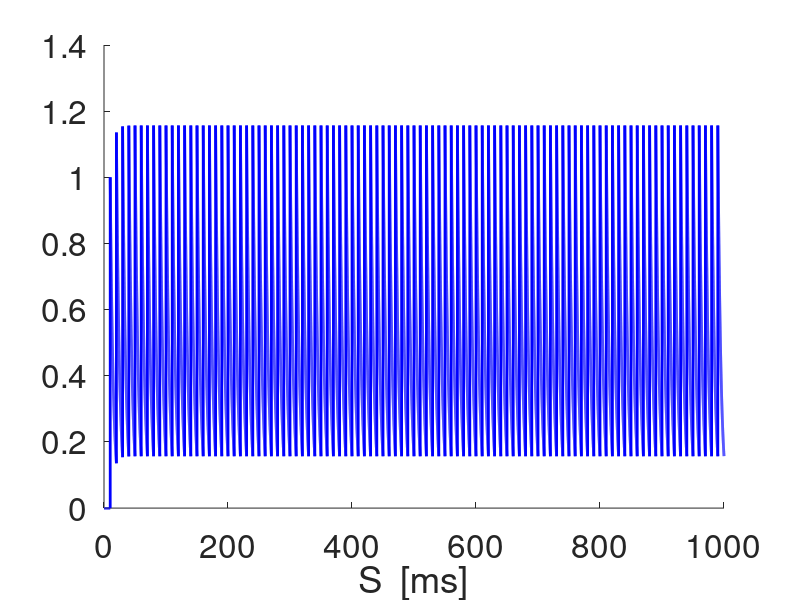
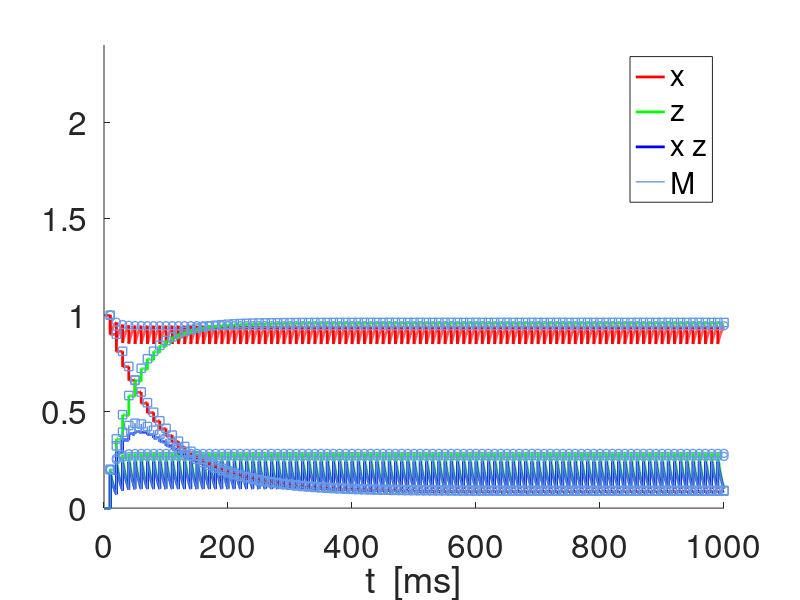
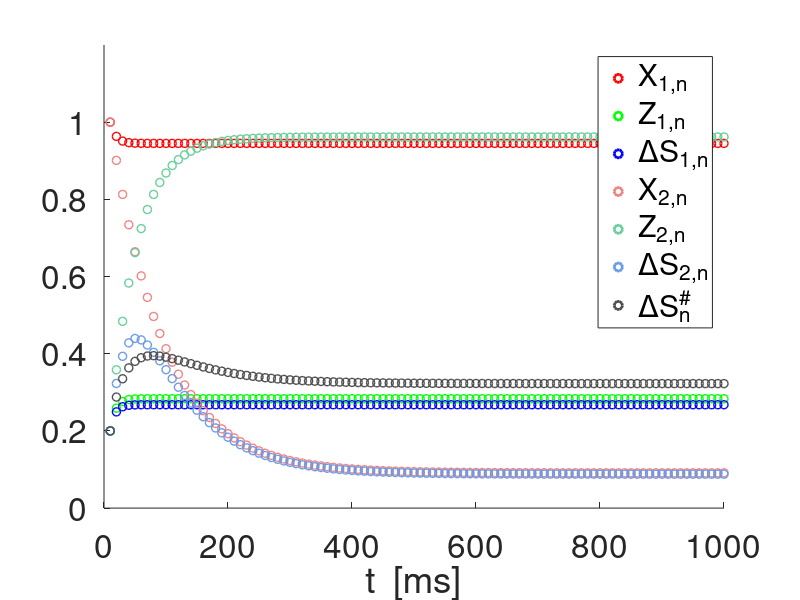
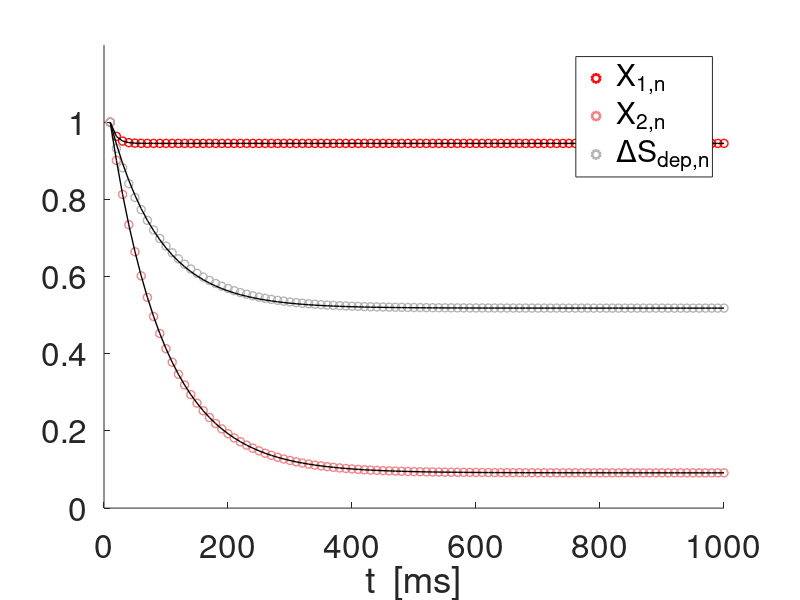

Reproduce these figures in MATLAB, in order.
% 2021-06-22

% % Synaptic depression and facilitation models 
% (Dayan & Abbott, see Ermentrout & Terman book, Chapter 7) 

% Extension of the standard synaptic depression-facilitation models to
% include two depression-facilitation processes interacting at the filter
% level. 

% Based on SynapticShortTermPlasticity_ToyModels.m (for the single
% depression-facilitation process)

% Cross-interactions model
%
% Delta S_n = ((1-etadep)*X_{1,n}+etadep*X_{2,n})*((1-etafac)*Z_{1,n}+etafac*Z_{2,n})

clearvars;
close all;

KSE = 2;
        % 1: Single set of depression-facilitation processes 
        %    It always shows this case
        % 2: Dependence of the filter time scales with the single-event
        % time scale tau_{dep,2}

lightblueish = [.4 .6 .9];
lightcoral = [0.94 0.5 0.5];
lightsalmon = [0.9 0.5 0.4];
mediumacquamarine = [0.4 0.8 0.6];
lightgray = [.7 .7 .7];
darkgray = [.3 .3 .3];
darkgray2 = [.1 .1 .1];

% Functions

Q=@(a,tau,Delta) (1-a).*exp(-Delta/tau);
Xbar=@(a,tau,Delta,Xinf) (1-exp(-Delta/tau))*Xinf./(1-(1-a).*exp(-Delta/tau));
Zbar=@(a,tau,Delta,Zinf) ((1-exp(-Delta/tau))*(1-a)*Zinf+a)./(1-(1-a).*exp(-Delta/tau));


% Parameters

taudec = 5;
adep = 0.1;
afac = 0.2;
Xinf = 1;
Zinf = 0;

taudep1 = 10;
taufac1 = 10;

taudep2 = 1000;
taufac2 = 1000;

etadep = 0.5;
etafac = 0.5;

% Time definitions

Tmax = 1000;
dt = 0.01;
t = 0:dt:Tmax;

% Input spike definitions

SpkFreqin = 100;
SpkPerin = 1000/SpkFreqin;
Nspk = floor(Tmax/SpkPerin);
tspk = (1:Nspk)*SpkPerin;



% Synaptic dynamics (no short-term plasticity)

S = zeros(1,length(t));

jspk = 1;
for j=1:length(t)-1
    k1s = -S(j)/taudec;
    as = S(j)+k1s*dt;
    k2s = -as/taudec;
    S(j+1) = S(j)+(k1s+k2s)*dt/2;
    if t(j)> tspk(jspk)
        S(j+1) = S(j+1)+1;
        jspk = jspk+1;
    end
end

figure
hold on
plot(t,S,'-b','linewidth',2);
set(gca,'fontsize',24);
xlabel('t  [ms]');
xlabel('S  [ms]');

% Synaptic short-term plasticity

x1 = zeros(1,length(t));
z1 = zeros(1,length(t));
x2 = zeros(1,length(t));
z2 = zeros(1,length(t));

x1(1) = 1;
z1(1) = 0;
x2(1) = 1;
z2(1) = 0;
jspk = 1;
for j=1:length(t)-1
    k1x1 = (Xinf-x1(j))/taudep1;
    k1z1 = (Zinf-z1(j))/taufac1;
    k1x2 = (Xinf-x2(j))/taudep2;
    k1z2 = (Zinf-z2(j))/taufac2;
    ax1 = x1(j)+k1x1*dt;
    az1 = z1(j)+k1z1*dt;
    ax2 = x2(j)+k1x2*dt;
    az2 = z2(j)+k1z2*dt;
    k2x1 = (Xinf-ax1)/taudep1;
    k2z1 = (Zinf-az1)/taufac1;
    k2x2 = (Xinf-ax2)/taudep2;
    k2z2 = (Zinf-az2)/taufac2;
    x1(j+1) = x1(j)+(k1x1+k2x1)*dt/2;
    z1(j+1) = z1(j)+(k1z1+k2z1)*dt/2;
    x2(j+1) = x2(j)+(k1x2+k2x2)*dt/2;
    z2(j+1) = z2(j)+(k1z2+k2z2)*dt/2;
    if t(j)>= tspk(jspk)
        x1(j+1) = x1(j+1)-adep*x1(j);
        z1(j+1) = z1(j+1)+afac*(1-z1(j+1));
        x2(j+1) = x2(j+1)-adep*x2(j);
        z2(j+1) = z2(j+1)+afac*(1-z2(j+1));
        jspk = jspk+1;
    end
end

m1 = zeros(1,length(t));
m2 = zeros(1,length(t));
mx = zeros(1,length(t));
for j=2:length(t)
    mx(j) = ((1-etadep)*x1(j-1)+etadep*x2(j-1))*((1-etafac)*z1(j)+etafac*z2(j));
    m1(j) = x1(j-1)*z1(j);
    m2(j) = x2(j-1)*z2(j);
end

figure
hold on
plot(t,x1,'-r','linewidth',2);
plot(t,z1,'-g','linewidth',2);
plot(t,x1.*z1,'-b','linewidth',2);
plot(t,m1,'-','Color',lightblueish,'linewidth',1);
plot(t,x2,'-r','linewidth',2);
plot(t,z2,'-g','linewidth',2);
plot(t,x2.*z2,'-b','linewidth',2);
plot(t,m2,'-','Color',lightblueish,'linewidth',1);
axis([0 Tmax 0 2.4]);
set(gca,'fontsize',24);
xlabel('t  [ms]');
legend('x','z','x z','M');



% Sequence of peaks computed from the analytical solutions to the
% % differential equations using the previous sequence values to generate the
% current ones (instead of the previous values in the differential
% equation discretization). 


Dtatspkin = SpkPerin;
Tspkmax = floor(Tmax/SpkPerin);
tspk = SpkPerin:SpkPerin:Tspkmax*SpkPerin;
jspk = floor(tspk/dt);

Pdep1 =  exp(-Dtatspkin/taudep1);
Pfac1 =  exp(-Dtatspkin/taufac1);
Pdep2 =  exp(-Dtatspkin/taudep2);
Pfac2 =  exp(-Dtatspkin/taufac2);
X1 = zeros(1,Tspkmax);
Z1 = zeros(1,Tspkmax);
Zaux1 = zeros(1,Tspkmax);
X2 = zeros(1,Tspkmax);
Z2 = zeros(1,Tspkmax);
Zaux2 = zeros(1,Tspkmax);
X1(1) = 1;
Z1(1) = afac;
X2(1) = 1;
Z2(1) = afac;
for j=1:Tspkmax-1
    X1(j+1) = Xinf+((1-adep)*X1(j)-Xinf)*Pdep1;       
    Z1(j+1) = (1-afac)*(Zinf+(Z1(j)-Zinf)*Pfac1)+afac;
    X2(j+1) = Xinf+((1-adep)*X2(j)-Xinf)*Pdep2;       
    Z2(j+1) = (1-afac)*(Zinf+(Z2(j)-Zinf)*Pfac2)+afac;
end
X1fp = (1-Pdep1)*Xinf/(1-(1-adep)*Pdep1);
Z1fp = ((1-Pfac1)*(1-afac)*Zinf+afac)/(1-(1-afac)*Pfac1);
X2fp = (1-Pdep2)*Xinf/(1-(1-adep)*Pdep2);
Z2fp = ((1-Pfac2)*(1-afac)*Zinf+afac)/(1-(1-afac)*Pfac2);


M1 = X1.*Z1;
M2 = X2.*Z2;
Mcross_dep = ((1-etadep)*X1+etadep*X2);
Mcross_fac = ((1-etafac)*Z1+etafac*Z2);
Mcross = Mcross_dep.*Mcross_fac;

plot(tspk,X1,'o','Color',lightblueish,'linewidth',1);
plot(tspk,Z1,'o','Color',lightblueish,'linewidth',1);
plot(tspk,M1,'o','Color',lightblueish,'linewidth',1);
plot(tspk,X2,'s','Color',lightblueish,'linewidth',1);
plot(tspk,Z2,'s','Color',lightblueish,'linewidth',1);
plot(tspk,M2,'s','Color',lightblueish,'linewidth',1);
legend('x','z','x z','M');

figure
hold on
plot(-100,-100,'or','linewidth',2);
plot(-100,-100,'og','linewidth',2);
plot(-100,-100,'ob','linewidth',2);
plot(-100,-100,'o','Color',lightcoral,'linewidth',2);
plot(-100,-100,'o','Color',mediumacquamarine,'linewidth',2);
plot(-100,-100,'o','Color',lightblueish,'linewidth',2);
plot(-100,-100,'o','Color',darkgray,'linewidth',2);
plot(tspk,X1,'or','linewidth',1);
plot(tspk,Z1,'og','linewidth',1);
plot(tspk,M1,'ob','linewidth',1);
plot(tspk,X2,'o','Color',lightcoral,'linewidth',1);
plot(tspk,Z2,'o','Color',mediumacquamarine,'linewidth',1);
plot(tspk,M2,'o','Color',lightblueish,'linewidth',1);
plot(tspk,Mcross,'o','Color',darkgray,'linewidth',1);
axis([0 Tmax 0  1.2]);
set(gca,'fontsize',24);
xlabel('t  [ms]');
%legend('X_n','Z_n','\DeltaS_n');
legend('X_{1,n}','Z_{1,n}','\DeltaS_{1,n}','X_{2,n}','Z_{2,n}','\DeltaS_{2,n}','\DeltaS_n^#');


% Approximation of the Peak sequences by the toy model functions
% F = A+(1-A)*exp(-(t-tspk(1))/sigmadep)
% G = B*(1-C*exp(-(t-tspk(1))/sigmadep)

Mcross_depfp = ((1-etadep)*X1fp+etadep*X2fp);
Mcross_facfp = ((1-etafac)*Z1fp+etafac*Z2fp);

% X1, X2, Mcross_dep 

Fcut1 = 0.5*(X1(1)-X1fp)+X1fp;
for k=2:length(tspk)
    if X1(k)<Fcut1
        kaux = k;    
        break
    end
end
sgmadep1 = (tspk(kaux)-tspk(1))/log((1-X1fp)/(X1(kaux)-X1fp));
F1 = X1fp+(1-X1fp)*exp(-(tspk-tspk(1))/sgmadep1);
E_F1 = sum((X1-F1).^2);

Fcut2 = 0.5*(X2(1)-X2fp)+X2fp;
for k=2:length(tspk)
    if X2(k)<Fcut2
        kaux = k;    
        break
    end
end
sgmadep2 = (tspk(kaux)-tspk(1))/log((1-X2fp)/(X2(kaux)-X2fp));
F2 = X2fp+(1-X2fp)*exp(-(tspk-tspk(1))/sgmadep2);
E_F2 = sum((X2-F2).^2);


Fcut_cross = 0.5*(Mcross_dep(1)-Mcross_depfp)+Mcross_depfp;
for k=2:length(tspk)
    if Mcross_dep(k)<Fcut_cross
        kaux=k;
        break;
    end
end
sgmadepcross = (tspk(kaux)-tspk(1))/log((1-Mcross_depfp)/(Mcross_dep(kaux)-Mcross_depfp));
Fcross = Mcross_depfp+(1-Mcross_depfp)*exp(-(tspk-tspk(1))/sgmadepcross);
E_Fcross = sum((Mcross_dep-Fcross).^2);


% Z1, Z2, Mcross_fac 

Gcut1 = 0.5*(Z1fp-Z1(1))+Z1(1);
for k=2:length(tspk)
    if Z1(k)>Gcut1
        kaux = k;    
        break
    end
end
C1 = 1-afac/Z1fp;
sgmafac1 = (tspk(kaux)-tspk(1))/log(Z1fp*C1/(Z1fp-Z1(kaux)));
G1 = Z1fp*(1-C1*exp(-(tspk-tspk(1))/sgmafac1));
E_G1 = sum((Z1-G1).^2);

Gcut2 = 0.5*(Z2fp-Z2(1))+Z2(1);
for k=2:length(tspk)
    if Z2(k)>Gcut2
        kaux = k;    
        break
    end
end
C2 = 1-afac/Z2fp;
sgmafac2 = (tspk(kaux)-tspk(1))/log(Z2fp*C2/(Z2fp-Z2(kaux)));
G2 = Z2fp*(1-C2*exp(-(tspk-tspk(1))/sgmafac2));
E_G2 = sum((Z2-G2).^2);

Gcut_cross = 0.5*(Mcross_facfp-Mcross_fac(1))+Mcross_fac(1);
for k=2:length(tspk)
    if Mcross_fac(k)>Gcut_cross
        kaux = k;    
        break
    end
end
Ccross = 1-afac/Mcross_facfp;
sgmafaccross = (tspk(kaux)-tspk(1))/log(Mcross_facfp*Ccross/(Mcross_facfp-Mcross_fac(kaux)));
Gcross = Mcross_facfp*(1-Ccross*exp(-(tspk-tspk(1))/sgmafaccross));
E_Gcross = sum((Mcross_fac-Gcross).^2);

FGcross = ((1-etadep)*F1+etadep*F2).*((1-etafac)*G1+etafac*G2);

[E_F1 E_F2 E_Fcross E_G1 E_G2 E_Gcross]

figure
hold on
plot(-100,-100,'or','linewidth',2);
%plot(-100,-100,'og','linewidth',2);
%plot(-100,-100,'ob','linewidth',2);
plot(-100,-100,'o','Color',lightcoral,'linewidth',2);
%plot(-100,-100,'o','Color',mediumacquamarine,'linewidth',2);
%plot(-100,-100,'o','Color',lightblueish,'linewidth',2);
plot(-100,-100,'o','Color',lightgray,'linewidth',2);
plot(tspk,X1,'or','linewidth',1);
%plot(tspk,Z1,'og','linewidth',1);
%plot(tspk,M1,'ob','linewidth',1);
plot(tspk,X2,'o','Color',lightcoral,'linewidth',1);
%plot(tspk,Z2,'o','Color',mediumacquamarine,'linewidth',1);
%plot(tspk,M2,'o','Color',lightblueish,'linewidth',1);
plot(tspk,Mcross_dep,'o','Color',lightgray,'linewidth',1);
axis([0 Tmax 0  1.2]);
set(gca,'fontsize',24);
xlabel('t  [ms]');
plot(tspk,F1,'-k','linewidth',1);
plot(tspk,F2,'-k','linewidth',1);
plot(tspk,Fcross,'-k','linewidth',1);
legend('X_{1,n}','X_{2,n}','\DeltaS_{dep,n}');

figure
hold on
%plot(-100,-100,'or','linewidth',2);
plot(-100,-100,'og','linewidth',2);
%plot(-100,-100,'ob','linewidth',2);
%plot(-100,-100,'o','Color',lightcoral,'linewidth',2);
plot(-100,-100,'o','Color',mediumacquamarine,'linewidth',2);
%plot(-100,-100,'o','Color',lightblueish,'linewidth',2);
plot(-100,-100,'o','Color',lightgray,'linewidth',2);
%plot(tspk,X1,'or','linewidth',1);
plot(tspk,Z1,'og','linewidth',1);
%plot(tspk,M1,'ob','linewidth',1);
%plot(tspk,X2,'o','Color',lightcoral,'linewidth',1);
plot(tspk,Z2,'o','Color',mediumacquamarine,'linewidth',1);
%plot(tspk,M2,'o','Color',lightblueish,'linewidth',1);
plot(tspk,Mcross_fac,'o','Color',lightgray,'linewidth',1);
axis([0 Tmax 0  1.2]);
set(gca,'fontsize',24);
xlabel('t  [ms]');
plot(tspk,G1,'-k','linewidth',1);
plot(tspk,G2,'-k','linewidth',1);
plot(tspk,Gcross,'-k','linewidth',1);
legend('Z_{1,n}','Z_{2,n}','\DeltaS_{fac,n}');

figure
hold on
%plot(-100,-100,'or','linewidth',2);
%plot(-100,-100,'og','linewidth',2);
plot(-100,-100,'ob','linewidth',2);
%plot(-100,-100,'o','Color',lightcoral,'linewidth',2);
%plot(-100,-100,'o','Color',mediumacquamarine,'linewidth',2);
plot(-100,-100,'o','Color',lightblueish,'linewidth',2);
plot(-100,-100,'o','Color',lightgray,'linewidth',2);
%plot(tspk,X1,'or','linewidth',1);
%plot(tspk,Z1,'og','linewidth',1);
plot(tspk,M1,'ob','linewidth',1);
%plot(tspk,X2,'o','Color',lightcoral,'linewidth',1);
%plot(tspk,Z2,'o','Color',mediumacquamarine,'linewidth',1);
plot(tspk,M2,'o','Color',lightblueish,'linewidth',1);
plot(tspk,Mcross,'o','Color',lightgray,'linewidth',1);
axis([0 Tmax 0  1.2]);
set(gca,'fontsize',24);
xlabel('t  [ms]');
plot(tspk,F1.*G1,'-k','linewidth',1);
plot(tspk,F2.*G2,'-k','linewidth',1);
plot(tspk,FGcross,'-k','linewidth',1);
legend('\Delta S_{1,n} = X_{1,n} Z_{1,n}','\Delta S_{2,n} = X_{2,n} Z_{2,n}','\DeltaS_{n}^\times    = \Delta S_{dep,n} \Delta S_{fac,n}');

if KSE == 2
    
    SpkFreqin = 100;
    SpkPerin = 1000/SpkFreqin;
    Nspk = floor(Tmax/SpkPerin);
    tspk = (1:Nspk)*SpkPerin;

    Dtatspkin = SpkPerin;
    Tspkmax = floor(Tmax/SpkPerin);
    tspk = SpkPerin:SpkPerin:Tspkmax*SpkPerin;
     jspk = floor(tspk/dt);
  
    taudep1 = 500;
    taudep2vec = 10:10:1000;
    taufac1 = 100;
    taufac2vec = 10:10:1000;
    
    Pdep1 =  exp(-Dtatspkin/taudep1);
    Pfac1 =  exp(-Dtatspkin/taufac1);

    sgmadep2vec = zeros(1,length(taudep2vec));
    sgmafac2vec = zeros(1,length(taufac2vec));
    sgmadepcrossvec = zeros(1,length(taudep2vec));
    sgmafaccrossvec = zeros(1,length(taufac2vec));
    
    X1 = zeros(1,Tspkmax);
    Z1 = zeros(1,Tspkmax);
    Zaux1 = zeros(1,Tspkmax);
    X2 = zeros(1,Tspkmax);
    Z2 = zeros(1,Tspkmax);
    Zaux2 = zeros(1,Tspkmax);
    
    X1(1) = 1;
    Z1(1) = afac;
    X2(1) = 1;
    Z2(1) = afac;
    
    for j=1:Tspkmax-1
        X1(j+1) = Xinf+((1-adep)*X1(j)-Xinf)*Pdep1;       
        Z1(j+1) = (1-afac)*(Zinf+(Z1(j)-Zinf)*Pfac1)+afac;
    end
    X1fp = (1-Pdep1)*Xinf/(1-(1-adep)*Pdep1);
    Z1fp = ((1-Pfac1)*(1-afac)*Zinf+afac)/(1-(1-afac)*Pfac1);
    
    Fcut1 = 0.5*(X1(1)-X1fp)+X1fp;
    for k=2:length(tspk)
        if X1(k)<Fcut1
            kaux = k;    
            break
        end
    end
    sgmadep1 = (tspk(kaux)-tspk(1))/log((1-X1fp)/(X1(kaux)-X1fp));
    F1 = X1fp+(1-X1fp)*exp(-(tspk-tspk(1))/sgmadep1);
    E_F1 = sum((X1-F1).^2);

    for l=1:length(taudep2vec)
        taudep2 = taudep2vec(l);      
        Pdep2 =  exp(-Dtatspkin/taudep2);
        for j=1:Tspkmax-1
            X2(j+1) = Xinf+((1-adep)*X2(j)-Xinf)*Pdep2;       
        end
        X2fp = (1-Pdep2)*Xinf/(1-(1-adep)*Pdep2);      
        Mcross_depfp = ((1-etadep)*X1fp+etadep*X2fp);
        Mcross_dep = ((1-etadep)*X1+etadep*X2);       
        
        Fcut2 = 0.5*(X2(1)-X2fp)+X2fp;
        for k=2:length(tspk)
            if X2(k)<Fcut2
                kaux = k;    
                break
            end
        end
        sgmadep2 = (tspk(kaux)-tspk(1))/log((1-X2fp)/(X2(kaux)-X2fp));
        F2 = X2fp+(1-X2fp)*exp(-(tspk-tspk(1))/sgmadep2);
        E_F2 = sum((X2-F2).^2);

        Fcut_cross = 0.5*(Mcross_dep(1)-Mcross_depfp)+Mcross_depfp;
        for k=2:length(tspk)
            if Mcross_dep(k)<Fcut_cross
                kaux=k;
                break;
            end
        end
        sgmadepcross = (tspk(kaux)-tspk(1))/log((1-Mcross_depfp)/(Mcross_dep(kaux)-Mcross_depfp));
        Fcross = Mcross_depfp+(1-Mcross_depfp)*exp(-(tspk-tspk(1))/sgmadepcross);
        E_Fcross = sum((Mcross_dep-Fcross).^2);
         
        sgmadep2vec(l) = sgmadep2;
        sgmadepcrossvec(l) = sgmadepcross;
        
        %[l E_F1 E_F2 E_Fcross]
        
    end
    
    for l=1:length(taudep2vec)
        taufac2 = taufac2vec(l);
        Pfac2 =  exp(-Dtatspkin/taufac2); 
        for j=1:Tspkmax-1      
            Z2(j+1) = (1-afac)*(Zinf+(Z2(j)-Zinf)*Pfac2)+afac;
        end
        Z2fp = ((1-Pfac2)*(1-afac)*Zinf+afac)/(1-(1-afac)*Pfac2);
        Mcross_facfp = ((1-etafac)*Z1fp+etafac*Z2fp);
        Mcross_fac = ((1-etafac)*Z1+etafac*Z2);
        Gcut2 = 0.5*(Z2fp-Z2(1))+Z2(1);
        for k=2:length(tspk)
            if Z2(k)>Gcut2
                kaux = k;    
                break
            end
        end
        C2 = 1-afac/Z2fp;
        sgmafac2 = (tspk(kaux)-tspk(1))/log(Z2fp*C2/(Z2fp-Z2(kaux)));
        G2 = Z2fp*(1-C2*exp(-(tspk-tspk(1))/sgmafac2));
        E_G2 = sum((Z2-G2).^2);
        Gcut_cross = 0.5*(Mcross_facfp-Mcross_fac(1))+Mcross_fac(1);
        for k=2:length(tspk)
            if Mcross_fac(k)>Gcut_cross
                kaux = k;    
                break
            end
        end
        Ccross = 1-afac/Mcross_facfp;
        sgmafaccross = (tspk(kaux)-tspk(1))/log(Mcross_facfp*Ccross/(Mcross_facfp-Mcross_fac(kaux)));
        Gcross = Mcross_facfp*(1-Ccross*exp(-(tspk-tspk(1))/sgmafaccross));
        E_Gcross = sum((Mcross_fac-Gcross).^2);

        sgmafac2vec(l) = sgmafac2;
        sgmafaccrossvec(l) = sgmafaccross;

        % [E_G1 E_G2 E_Gcross]
end
    
    
    figure
    hold on
    plot(-100,-100,'ob','linewidth',2);
    plot(-100,-100,'or','linewidth',2);
    plot(-100,-100,'o','Color',lightgray,'linewidth',2);
    plot(taudep2vec,sgmadep1*ones(1,length(sgmadep2vec)),'o','Color',lightgray)
    plot(taudep2vec,sgmadepcrossvec,'ob')
    plot(taudep2vec,sgmadep2vec,'or')  
    axis([0 1000 0 100])
    set(gca,'fontsize',24);
    xlabel('\tau_{dep,2}');
    legend('\sigma_{d}^\times','\sigma_{d,2}','\sigma_{d,1}');
    
    figure
    hold on
    plot(-100,-100,'ob','linewidth',2);
    plot(-100,-100,'or','linewidth',2);
    plot(-100,-100,'o','Color',lightgray,'linewidth',2);
    plot(taufac2vec,sgmafac1*ones(1,length(sgmafac2vec)),'o','Color',lightgray)
    plot(taufac2vec,sgmafaccrossvec,'ob')
    plot(taufac2vec,sgmafac2vec,'or')   
    axis([0 1000 0 100])
    set(gca,'fontsize',24);
    xlabel('\tau_{dep,2}');
    legend('\sigma_{f}^\times','\sigma_{f,2}','\sigma_{f,1}');
    
    sgmadepplusfac2vec = (1./sgmadep2vec+1./sgmafac2vec).^-1;
    sgmadepplusfac1vec = (1./sgmadep1+1./sgmafac1).^-1;
    sgmadepplusfaccrossvec = (1./sgmadepcrossvec+1./sgmafaccrossvec).^-1;
    
    figure
    hold on
    plot(-100,-100,'ob','linewidth',2);
    plot(-100,-100,'or','linewidth',2); 
    plot(-100,-100,'o','Color',lightgray,'linewidth',2);
    plot(taufac2vec,sgmadepplusfac1vec*ones(1,length(sgmafac2vec)),'o','Color',lightgray)
    plot(taufac2vec,sgmadepplusfac2vec,'or')
    plot(taufac2vec,sgmadepplusfaccrossvec,'ob')   
    axis([0 1000 0 100])
    set(gca,'fontsize',24);
    xlabel('\tau_{dep,2}');
    legend('\sigma_{d+f}^\times','\sigma_{d+f,2}','\sigma_{d+f,1}');


end
